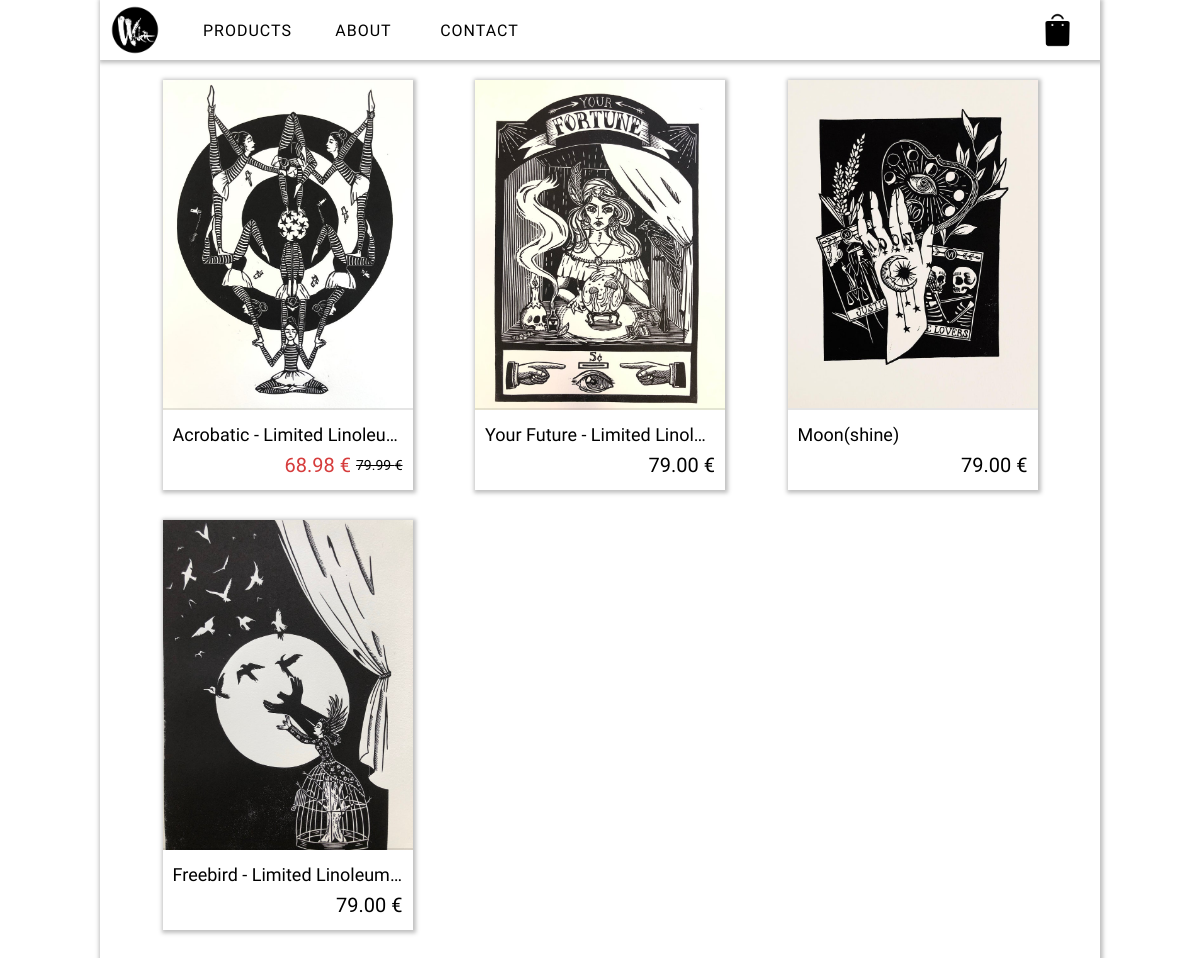
/products.php, run on the app's committed database.
### tables this page shows
CREATE TABLE `products` (
  `id` int(5) NOT NULL,
  `title` varchar(255) NOT NULL,
  `price` decimal(10,2) NOT NULL,
  `list_price` decimal(10,2) NOT NULL,
  `category` int(5) NOT NULL,
  `image` text NOT NULL,
  `description` text NOT NULL,
  `archived` int(5) NOT NULL,
  `created` datetime NOT NULL,
  `updated` datetime NOT NULL,
  `width` decimal(10,2) NOT NULL,
  `height` decimal(10,2) NOT NULL,
  `weight` decimal(10,2) NOT NULL,
  `production_value` decimal(10,2) NOT NULL,
  `quantity` int(11) NOT NULL
);

### classes/Config.php (called while the page is built)
<?php
    class Config{
        public static function get($path = null){
            if($path){
                $config = $GLOBALS['config'];
                $path = explode('/', $path);
                foreach($path as $bit){
                    if(isset($config[$bit])){
                        $config = $config[$bit];
                    }
                }
                return $config;
            }
            return false;
        }
    }
?>

### classes/DB.php (called while the page is built, shortened)
<?php
    class DB{
        private static $_instance = null;
        private $_pdo,
                $_query,
                $_error = false,
                $_results,
                $_count = 0;
        private function __construct(){
            try{
                $this->_pdo = new PDO('mysql:host='. Config::get("mysql/host") .';dbname='. Config::get("mysql/db").';charset=utf8',
                Config::get("mysql/username"), Config::get("mysql/password"));
            }
            catch(PDOException $e){
                die($e->getMessage());
            }
        }
        public static function getInstance(){
            if(!isset(self::$_instance)){
                self::$_instance = new DB();
            }
            return self::$_instance;
        }
        public function query($sql, $params = []){
            if($this->_query = $this->_pdo->prepare($sql)){
                if($this->_query->execute()){
                    $this->_results = $this->_query->fetchAll(PDO::FETCH_OBJ);
                } else{
                    $this->_error = true;
                }
            }
            return $this;
        }
        protected function _read($table, $params = []){
            $conditionString = '';
            $bind = [];
            $order = '';
            $limit = '';
        $sql = "SELECT * FROM {$table}{$conditionString}{$order}{$limit}";
        if(!$this->query($sql, $bind)->results()){
            return false;
        }
        return true;
        }
        public function find($table, $params = []){
            if($this->_read($table, $params)){
                return $this->results();
            }
            return false;
        }
        public function results(){
            return $this->_results;
        }
    }
?>

### products.php (the view, shortened to what this page needs)
<?php
    require_once("classes/DB.php");
    require_once("classes/Config.php");
?>
<html>
    <head>
        <?php
            include("includes/head.php");
        ?>
    </head>
<body>
    <div class="content">
        <div class="center-content" id="center-content">
                <div class="products-nav-container">
                    <div class="products-nav-logo" onclick="window.location.href = './';"></div>
                    <div class="products-nav-button-container">
                        <div class="products-nav-button" onclick="window.location.href = 'products';">
                            <div class="button-text">PRODUCTS</div>
                        </div>
                        <div class="products-nav-button" onclick="window.location.href = 'about';">
                            <div class="button-text">ABOUT</div>
                        </div>
                        <div class="products-nav-button" onclick="window.location.href = 'contact';">
                            <div class="button-text">CONTACT</div>
                        </div>
                    </div>
                    <div class="product-shopping-cart" onclick="window.location.href = 'cart';">
                    </div>
                </div>
            <div class="product-content">
                <?php if(isset($_GET['product_id'])):
                        $db = DB::getInstance();
                        $product = $db->findFirst('products', [
                            'conditions' => "id = ?",
                            'bind' => [$_GET['product_id']]
                        ]);
                        $productImages = json_decode($product->image);
                        $singleImage = false;
                        if(count($productImages) > 1){
                            $singleImage = true;
                        }
                    ?>
                        <div class="read-more-container">
                        <div class="products-display-slideshow-left-btn-container">
                            <?php
                                if($singleImage):
                            ?>
                            <div class="products-display-slideshow-left-btn"></div>
                            <?php
                                endif;
                            ?>
                        </div>
                            <div class="products-display-slideshow" id="slideshow">
                                <?php
                                    foreach($productImages as $showcaseImage):
                                    $showcaseImage = explode("../", $showcaseImage);
                                ?>
                                <div class="products-display-slideshow-img" style="background-image: url('<?= $showcaseImage[1]; ?>');"></div>
                                <?php
                                    endforeach;
                                ?>
                            </div>
                        <div class="products-display-slideshow-right-btn-container">
                            <?php
                                if($singleImage):
                            ?>
                            <div class="products-display-slideshow-right-btn" onclick="slideShow.slideshowMoveRight();"></div>
                            <?php
                                endif;
                            ?>
                        </div>
                            <div class="read-more-buttons">
                                <div class="read-more-buttons-info">
                                    <div class="read-more-buttons-info-title"><?= sanitize($product->title); ?></div>
                                    <div class="read-more-buttons-info-price"><?= sanitize($product->price); ?> &euro;</div>
                                    <div class="read-more-buttons-info-desc"><?= sanitize($product->description); ?></div>
                                </div>
                                <div class="read-more-buttons-add-to-cart">
                                    <form action="products.php?product_id=<?= $product->id; ?>" method="POST" id="addToCartProductsID<?= $product->id ?>">
                                        <input type="hidden" name="product_id" value="<?= $product->id ?>">
                                        <input type="hidden" name="product_quantity" value="1" id="productQuantityHiddenInput">
                                    </form>
                                    <div class="add-to-cart-container">
                                        <div class="add-to-cart-less-btn" onclick="removeOne();"></div>
                                        <div class="add-to-cart-counter-display">
                                                <div class="button-text" id="add-to-cart-counter-text">1</div>
                                        </div>
                                        <div class="add-to-cart-more-btn" onclick="addOne();"></div>
                                        <script src="public/js/add-product-quantity-handler.js"></script>
                                        <div class="add-to-cart-button" onclick="document.getElementById('addToCartProductsID<?= $product->id ?>').submit();">
                                            <div class="add-to-cart-icon"></div>
                                            <div id="add-to-cart-text">Add to cart</div>
                                        </div>
                                    </div>
                                </div>
                            </div>
                            <div class="product-description">
                                <div class="product-desc-header">
                                    <div class="product-desc-header-text">SPECIFICATION</div>
                                </div>
                                <div class="product-description-alt">
                                    <div class="product-description-alt-text">
                                        Width: <b><?= $product->width != 0 ? $product->width . " mm" : "Information Missing."; ?></b>
                                    </div>
                                </div>
                                <div class="product-description-alt">
                                    <div class="product-description-alt-text">
                                        Height: <b><?= $product->height != 0 ? $product->height . " mm" : "Information Missing."; ?></b>
                                    </div>
                                </div>
                                <div class="product-description-alt">
                                    <div class="product-description-alt-text">
                                        Weight: <b><?= $product->weight != 0 ? $product->weight . " kg" : "Information Missing."; ?></b>
                                    </div>
                                </div>
                            </div>
                        </div>
                        <script src="public/js/slideshow.js"></script>
                    <?php
                        else:
                            $db = DB::getInstance();
                            $results = $db->find('products');
                            foreach($results as $product):
                                $productImages = json_decode($product->image);
                                $showcaseImage = explode("../", $productImages[0])[1];
                    ?>
                            <div class="products-product" onclick="window.location.href='products.php?product_id=<?= $product->id; ?>';">
                            <div class="products-product-img" style="background-image: url('<?= $showcaseImage; ?>')"> </div>
                            <div class="product-product-expand-container">
                                    <div class="product-product-expand-title"><?= $product->title; ?></div>
                                    <div class="product-product-expand-price-container">
                                        <?php
                                            if(isset($product->list_price) && $product->list_price > $product->price):
                                        ?>
                                            <div class="product-product-expand-price" style="color: rgb(214, 60, 60);"><?= $product->price; ?> &euro;</div>
                                            <span class="product-product-expand-list-price"><?= $product->list_price; ?> &euro;</span>
                                        <?php
                                            else:
                                        ?>
                                            <div class="product-product-expand-price"><?= $product->price; ?> &euro;</div>
                                        <?php
                                            endif;
                                        ?>
                                    </div>
                            </div>
                            </div>
                    <?php
                            endforeach;
                        endif;
                    ?>
        </div>
    </div>
</body>
</html>

### public/style/index.css (style rules this page uses)
* { padding: 0; margin: 0; box-sizing: border-box; }
.content { width: 100%; height: 100%; position: relative; font-size: 0; }
.center-content { position: absolute; width: 1200px; min-height: 40px; height: auto; background-color:white; height: auto; transform: translateX(-50%); left: 50%; overflow: hidden; box-shadow: 1px 1px 4px 2px rgba(0, 0, 0, 0.25); }
.button-text { position: absolute; top: 50%; left: 50%; transform: translateY(-50%) translateX(-50%); cursor: pointer; }
@media only screen and (max-width: 1250px) { .center-content { width: 1000px; } }

### public/style/products.css (style rules this page uses)
.products-nav-container { width: 100%; height: 60px; background-color: white; color: black; font-family: 'Josefin Sans', sans-serif; letter-spacing: 1px; user-select: none; position: relative; box-shadow: 1px 1px 4px 2px rgba(0, 0, 0, 0.25); }
.products-nav-button-container { height: 100%; position: absolute; top: 50%; left: 90px; transform: translateY(-50%); }
.products-nav-button { font-size: 16px; color: black; display: inline-block; position: relative; height: 100%; width: 115px; user-select: none; }
.products-nav-logo { background-image: url(../img/logo.png); height: 50px; width: 50px; position: absolute; display: inline-block; background-position: center; background-repeat: no-repeat; background-size: cover; transform: translateY(-50%); left: 10px; top: 50%; cursor: pointer; }
.product-content { width: 100%; padding-bottom: 20px; }
.product-shopping-cart { background-image: url(../img/icons/cart_black.png); height: 55px; width: 55px; position: absolute; display: inline-block; background-position: center; background-repeat: no-repeat; background-size: cover; transform: translateY(-50%); right: 15px; top: 50%; cursor: pointer; }
.products-product { width: 300px; height: auto; display: inline-block; box-shadow: 1px 1px 4px 2px rgba(0, 0, 0, 0.25); font-size: 16px; position: relative; margin-left: 75px; margin-bottom: 10px; margin-top: 20px; vertical-align: top; cursor: pointer; transition: box-shadow 0.2s, transform 0.2s; }
.products-product-img { background-size: cover; background-position: center; background-repeat: no-repeat; border-bottom: rgba(0, 0, 0, 0.1) solid 2px; display: inline-block; width: 100%; height: 400px; }
.product-product-expand-container { width: 100%; height: 80px; background-color: white; position: relative; padding: 10px; }
.product-product-expand-title { width: 100%; height: 30px; font-size: 18px; line-height: 30px; overflow: hidden; white-space: nowrap; text-overflow: ellipsis; font-family: 'Josefin Sans', sans-serif; }
.product-product-expand-price-container { width: 100%; height: 30px; text-align: right; line-height: 30px; font-size: 20px; font-family: 'Josefin Sans', sans-serif; }
.product-product-expand-price { display: inline-block; }
.product-product-expand-list-price { display: inline-block; font-size: 14px; vertical-align: top; text-decoration: line-through; }
@media only screen and (max-width: 1250px) { .products-product { width: 250px; margin-left: 62.5px; } }
@media only screen and (max-width: 1250px) { .products-product-img { height: 330px; } }

### data on the page
products: shows a picture, title "Acrobatic - Limited Linoleu…", price "68.98", list_price "79.99"
products: shows a picture, title "Your Future - Limited Linol…", price "79.00"
products: shows a picture, title "Moon(shine)", price "79.00"
products: shows a picture, title "Freebird - Limited Linoleum…", price "79.00"
